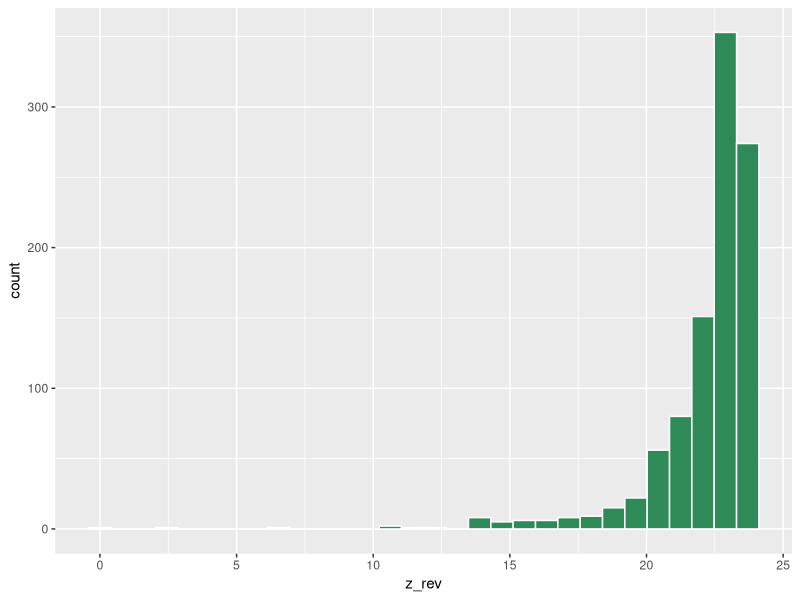
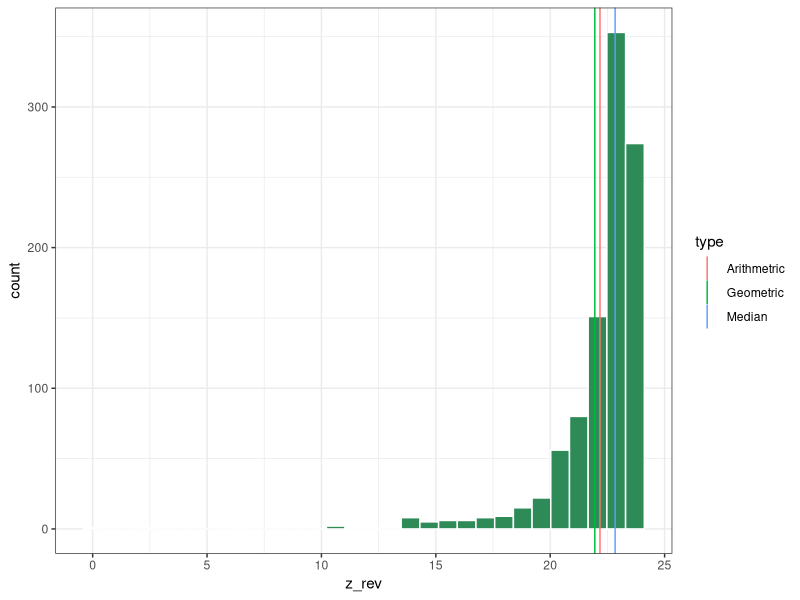

Generate these figures, in order, with R:

# setup ------------------------------------------------------------------

rm(list = ls())


# load library ------------------------------------------------------------

library(tidyverse)
library(ggplot2)


# laboratory 1.3.1 --------------------------------------------------------

##Create a new vector z with length 1000 as exp(rnorm(n = 1000, mean = 0, sd = 0.1)), and calculate the arithmetic mean, geometric mean, and median.

z <- exp(rnorm(n = 1000, 
               mean = 0, 
               sd = 1))

arith_mean <-mean(z) #arithmetic mean

geom_mean <-prod(z)^(1/length(z)) #geometric mean

med_z <-median(z)

##Draw a histogram of z using functions tibble(), ggplot(), and geom_histogram().

z_1 <- tibble(z)

g_hist <- ggplot(bin = 20, z_1, aes(x = z)) +
  geom_histogram(fill = "orange",
                 color = "white")
##raw vertical lines of arithmetic mean, geometric mean, and median on the histogram with different colors using a function geom_vline(). 
z_1 <- tibble(z)

g_hist2 <- g_hist +
  geom_vline(xintercept = arith_mean, color = "RED")+
  geom_vline(xintercept = geom_mean, color = "Green", size = 2) +
  geom_vline(xintercept = med_z, color = "blue")+
  theme_bw()

##Compare the values of the central tendency measures.
z_rev <- -z+max(z) + 0.1

arith_mean <-mean(z_rev) #arithmetic mean
(geom_mean <-exp(mean(log(z_rev)))) #geometric mean
med_z <-median(z_rev)

df_z_rev <- tibble(z_rev)

(g_hist_rev <-ggplot(bin = 20, df_z_rev, aes(x = z_rev)) +
  geom_histogram(fill = "seagreen",
                 color = "white"))
df_mu <- tibble(mu = c(arith_mean, geom_mean, med_z),
                type = c("Arithmetric", "Geometric", "Median"))
(g_hist_rev2 <- g_hist_rev +
  geom_vline(data = df_mu,
             aes(xintercept = mu,
             color = type)) +
  theme_bw())

# laboratory 1.3.2 --------------------------------------------------------

w <- rnorm(100, mean = 10, sd = 1)
head(w) # show first 10 elements in w

m <- w*1000

##SD
  
var_w <-sum((w-mean(w))^2)/length(w)
sd_w <- sqrt(var_w)

var_m <-sum((m-mean(m))^2)/length(m)
sd_m <- sqrt(var_m)

##MAD

mad_w <- median(abs(w - median(w)))
mad_m <- median(abs(m - median(m)))

##CV
cv_w <- sd_w / mean(w)
cv_m <- sd_m / mean(m)

##MAD/median
mm_w <- mad_w/ median(w)
mm_m <- mad_m/ median(m)

###Standardize the unit before analyzing 